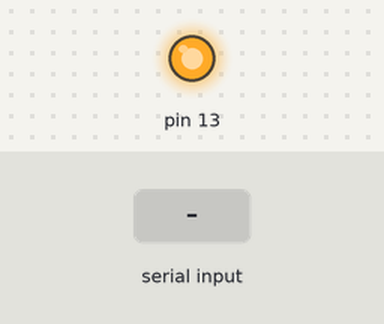
The sketch below on a simulated Arduino Uno, built with avr-gcc and run on an emulated ATmega328P. On the bench: output pins drawn as LEDs (lit = HIGH). The inputs (shaded band) are chosen by the test bench.

Above: at 1.2 s.
1.3 s: "x" received over Serial
At 2.5 s:
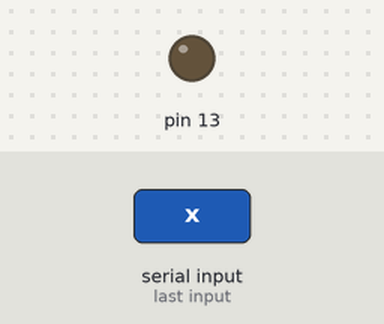
2.8 s: "1" received over Serial
At 3.7 s:
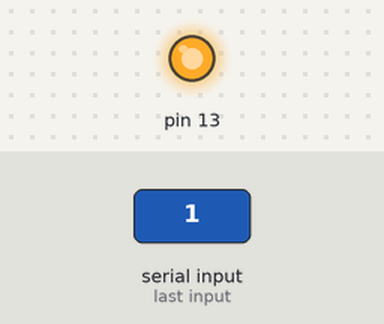
4.3 s: "0" received over Serial
At 4.9 s:
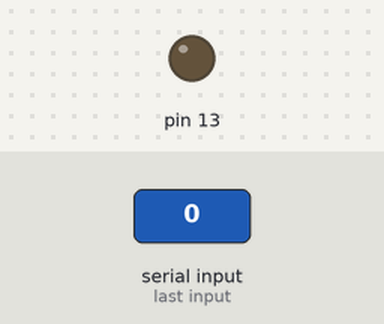
Timing chart, 0 to 7.3 s (numbered marks = the images above; inputs shaded):
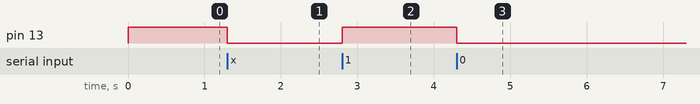

Measured:
- after the input at 1.3 s, pin 13: HIGH → LOW at once
- after the input at 2.8 s, pin 13: LOW → HIGH at once
- after the input at 4.3 s, pin 13: HIGH → LOW at once

The sketch:

gamble_software_test.ino
```cpp
void setup() {
  Serial.begin(115200);
  pinMode(13,OUTPUT);
  digitalWrite(13,HIGH);
}
bool led=0;
void loop() {
  if(Serial.available())
  {
    if(Serial.read()=='x');//找到首位地址x
    {
      digitalWrite(13,led);
      led=!led;
    }
  }
}
```
